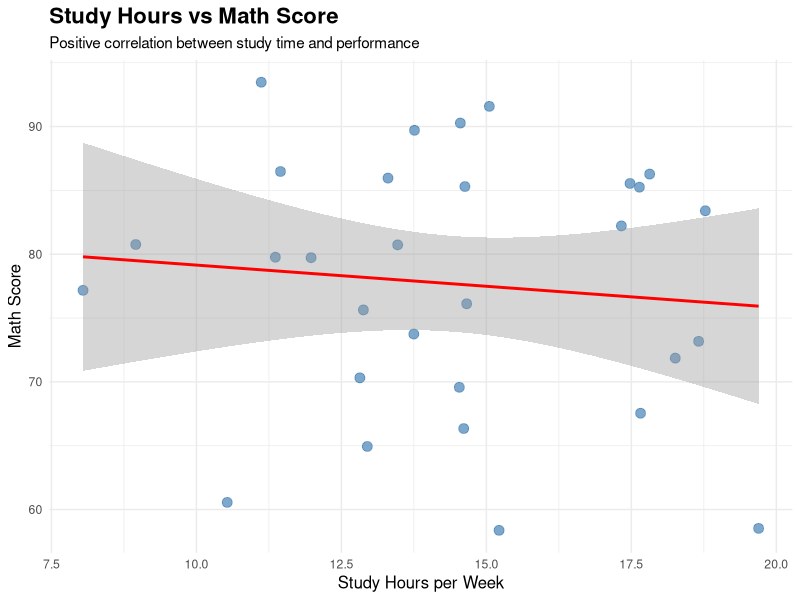
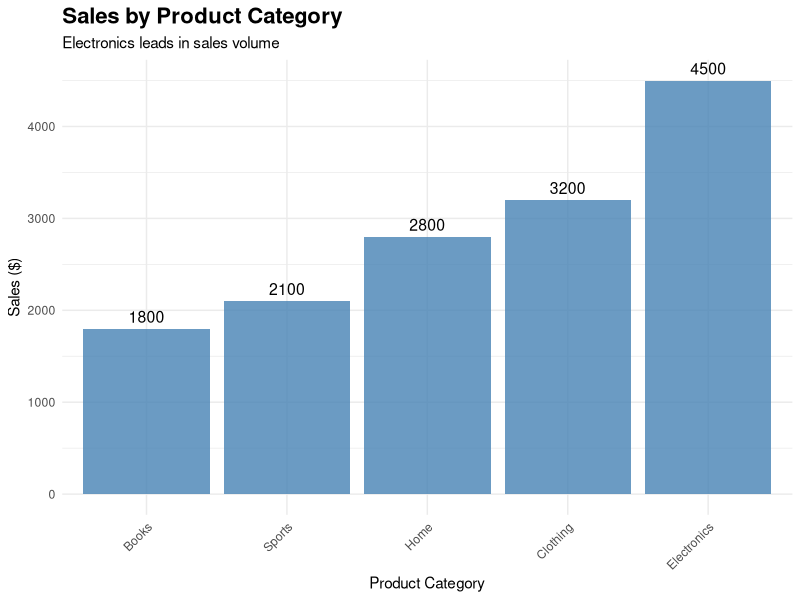
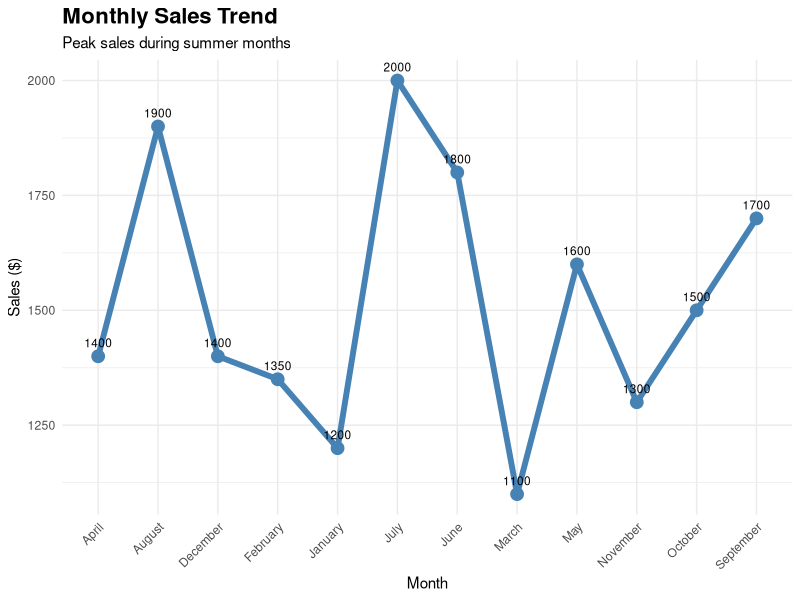
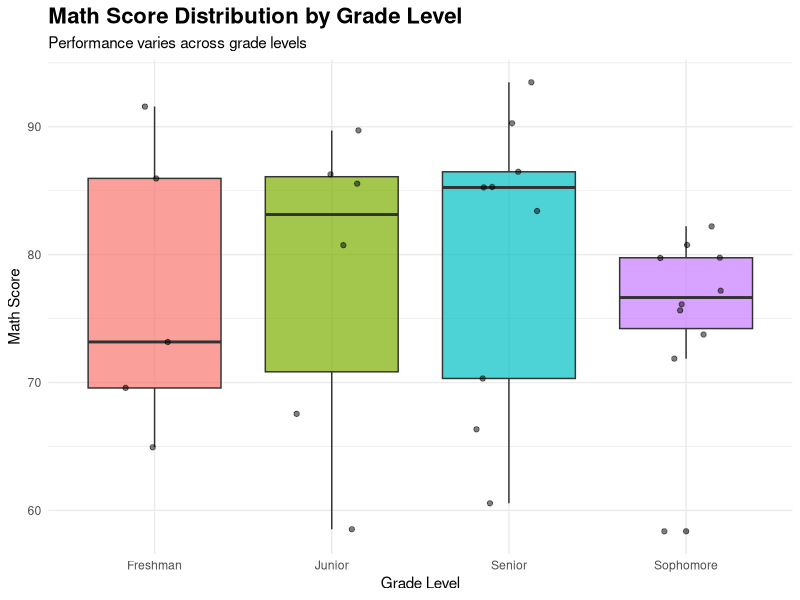
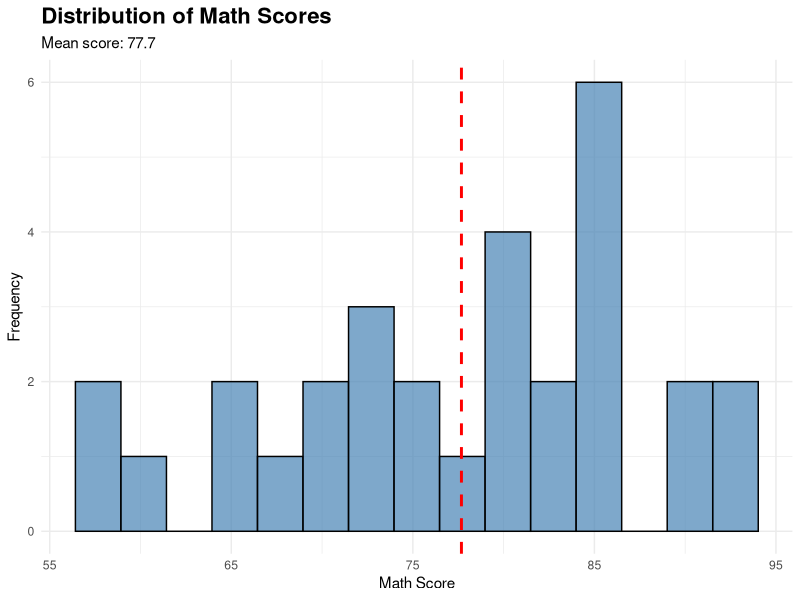
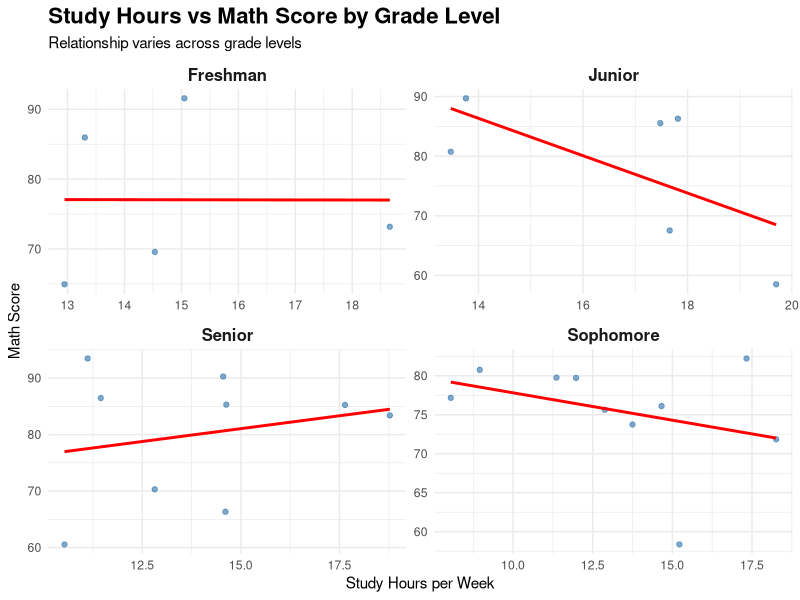
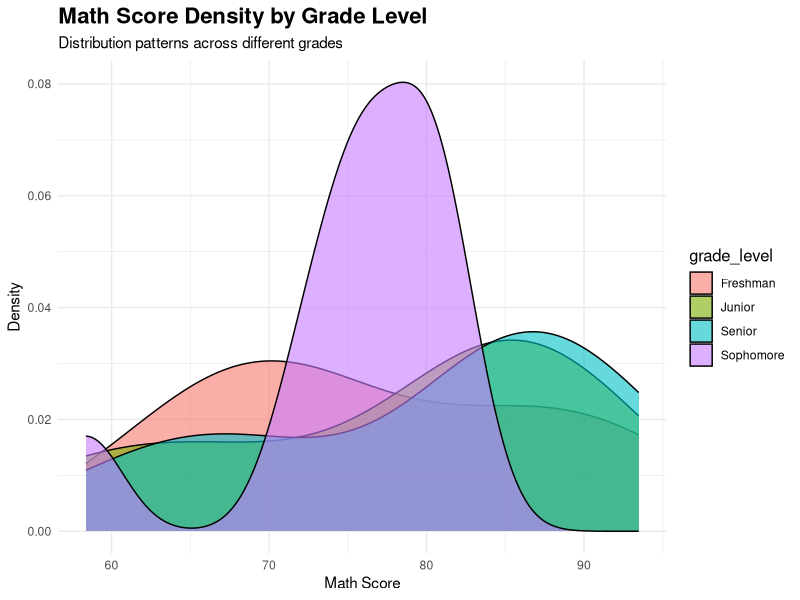

Reproduce these figures in R, in order.
# ggplot2: Data Visualization Examples
# This script demonstrates key ggplot2 functions with simple sample data

# Load required libraries
library(ggplot2)

# Set seed for reproducible results
set.seed(16)

# Create simple sample data
# Sample 1: Student performance data
students <- data.frame(
  student_id = 1:30,
  math_score = rnorm(30, mean = 75, sd = 10),
  science_score = rnorm(30, mean = 78, sd = 8),
  study_hours = rnorm(30, mean = 15, sd = 3),
  grade_level = sample(c("Freshman", "Sophomore", "Junior", "Senior"), 30, replace = TRUE)
)

# Sample 2: Monthly sales data
monthly_sales <- data.frame(
  month = month.name[1:12],
  sales = c(1200, 1350, 1100, 1400, 1600, 1800, 2000, 1900, 1700, 1500, 1300, 1400),
  profit = c(200, 250, 180, 280, 320, 380, 420, 400, 350, 300, 250, 280)
)

# Sample 3: Product categories
product_data <- data.frame(
  category = c("Electronics", "Clothing", "Books", "Home", "Sports"),
  sales = c(4500, 3200, 1800, 2800, 2100),
  profit_margin = c(0.25, 0.35, 0.20, 0.30, 0.40)
)

# 1. Basic Scatter Plot
p1 <- ggplot(students, aes(x = study_hours, y = math_score)) +
  geom_point(color = "steelblue", size = 3, alpha = 0.7) +
  geom_smooth(method = "lm", color = "red", se = TRUE) +
  labs(
    title = "Study Hours vs Math Score",
    x = "Study Hours per Week",
    y = "Math Score",
    subtitle = "Positive correlation between study time and performance"
  ) +
  theme_minimal() +
  theme(
    plot.title = element_text(size = 16, face = "bold"),
    axis.title = element_text(size = 12)
  )

# Save the plot
ggsave("images/01_scatter_plot.png", p1, width = 8, height = 6, dpi = 300, bg = "white")

# 2. Bar Chart
p2 <- ggplot(product_data, aes(x = reorder(category, sales), y = sales)) +
  geom_bar(stat = "identity", fill = "steelblue", alpha = 0.8) +
  geom_text(aes(label = sales), vjust = -0.5, size = 4) +
  labs(
    title = "Sales by Product Category",
    x = "Product Category",
    y = "Sales ($)",
    subtitle = "Electronics leads in sales volume"
  ) +
  theme_minimal() +
  theme(
    plot.title = element_text(size = 16, face = "bold"),
    axis.text.x = element_text(angle = 45, hjust = 1)
  )

# Save the plot
ggsave("images/02_bar_chart.png", p2, width = 8, height = 6, dpi = 300, bg = "white")

# 3. Line Chart
p3 <- ggplot(monthly_sales, aes(x = month, y = sales, group = 1)) +
  geom_line(color = "steelblue", linewidth = 2) +
  geom_point(color = "steelblue", size = 4) +
  geom_text(aes(label = sales), vjust = -1, size = 3) +
  labs(
    title = "Monthly Sales Trend",
    x = "Month",
    y = "Sales ($)",
    subtitle = "Peak sales during summer months"
  ) +
  theme_minimal() +
  theme(
    plot.title = element_text(size = 16, face = "bold"),
    axis.text.x = element_text(angle = 45, hjust = 1)
  )

# Save the plot
ggsave("images/03_line_chart.png", p3, width = 8, height = 6, dpi = 300, bg = "white")

# 4. Box Plot
p4 <- ggplot(students, aes(x = grade_level, y = math_score, fill = grade_level)) +
  geom_boxplot(alpha = 0.7) +
  geom_jitter(width = 0.2, alpha = 0.5) +
  labs(
    title = "Math Score Distribution by Grade Level",
    x = "Grade Level",
    y = "Math Score",
    subtitle = "Performance varies across grade levels"
  ) +
  theme_minimal() +
  theme(
    plot.title = element_text(size = 16, face = "bold"),
    legend.position = "none"
  )

# Save the plot
ggsave("images/04_box_plot.png", p4, width = 8, height = 6, dpi = 300, bg = "white")

# 5. Histogram
p5 <- ggplot(students, aes(x = math_score)) +
  geom_histogram(bins = 15, fill = "steelblue", alpha = 0.7, color = "black") +
  geom_vline(aes(xintercept = mean(math_score)), color = "red", linetype = "dashed", linewidth = 1) +
  labs(
    title = "Distribution of Math Scores",
    x = "Math Score",
    y = "Frequency",
    subtitle = paste("Mean score:", round(mean(students$math_score), 1))
  ) +
  theme_minimal() +
  theme(plot.title = element_text(size = 16, face = "bold"))

# Save the plot
ggsave("images/05_histogram.png", p5, width = 8, height = 6, dpi = 300, bg = "white")

# 6. Faceted Plot
p6 <- ggplot(students, aes(x = study_hours, y = math_score)) +
  geom_point(color = "steelblue", alpha = 0.7) +
  geom_smooth(method = "lm", color = "red", se = FALSE) +
  facet_wrap(~grade_level, scales = "free") +
  labs(
    title = "Study Hours vs Math Score by Grade Level",
    x = "Study Hours per Week",
    y = "Math Score",
    subtitle = "Relationship varies across grade levels"
  ) +
  theme_minimal() +
  theme(
    plot.title = element_text(size = 16, face = "bold"),
    strip.text = element_text(size = 12, face = "bold")
  )

# Save the plot
ggsave("images/06_faceted_plot.png", p6, width = 10, height = 8, dpi = 300, bg = "white")

# 7. Density Plot
p7 <- ggplot(students, aes(x = math_score, fill = grade_level)) +
  geom_density(alpha = 0.6) +
  labs(
    title = "Math Score Density by Grade Level",
    x = "Math Score",
    y = "Density",
    subtitle = "Distribution patterns across different grades"
  ) +
  theme_minimal() +
  theme(
    plot.title = element_text(size = 16, face = "bold"),
    legend.title = element_text(size = 12)
  )

# Save the plot
ggsave("images/07_density_plot.png", p7, width = 8, height = 6, dpi = 300, bg = "white")

# Print summary statistics
cat("=== ggplot2 Examples Summary ===\n")
cat("Created 7 different plot types:\n")
cat("1. Scatter plot with regression line\n")
cat("2. Bar chart\n")
cat("3. Line chart\n")
cat("4. Box plot\n")
cat("5. Histogram\n")
cat("6. Faceted plot\n")
cat("7. Density plot\n")
cat("\nAll plots saved to images/\n")
cat("Sample data includes:\n")
cat("- 30 students with math scores, study hours, and grade levels\n")
cat("- 12 months of sales data\n")
cat("- 5 product categories with sales and profit data\n")
